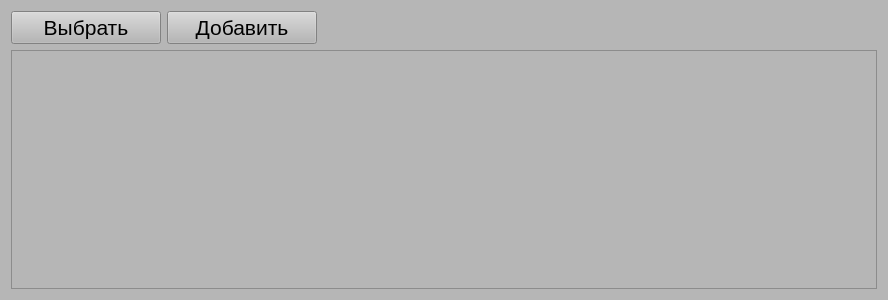
<?xml version="1.0" encoding="UTF-8"?>
<ui version="4.0">
 <class>Form</class>
 <widget class="QWidget" name="Form">
  <property name="geometry">
   <rect>
    <x>0</x>
    <y>0</y>
    <width>888</width>
    <height>300</height>
   </rect>
  </property>
  <property name="windowTitle">
   <string>Form</string>
  </property>
  <property name="styleSheet">
   <string notr="true">background-color: rgb(182, 182, 182);
font: 16pt &quot;Arial&quot;;</string>
  </property>
  <layout class="QHBoxLayout" name="horizontalLayout_2">
   <item>
    <layout class="QVBoxLayout" name="verticalLayout">
     <item>
      <layout class="QHBoxLayout" name="horizontalLayout">
       <item>
        <widget class="QPushButton" name="Select">
         <property name="minimumSize">
          <size>
           <width>150</width>
           <height>0</height>
          </size>
         </property>
         <property name="font">
          <font>
           <family>Arial</family>
           <pointsize>16</pointsize>
           <italic>false</italic>
           <bold>false</bold>
          </font>
         </property>
         <property name="text">
          <string>Выбрать</string>
         </property>
        </widget>
       </item>
       <item>
        <widget class="QPushButton" name="Add">
         <property name="minimumSize">
          <size>
           <width>150</width>
           <height>0</height>
          </size>
         </property>
         <property name="font">
          <font>
           <family>Arial</family>
           <pointsize>16</pointsize>
           <italic>false</italic>
           <bold>false</bold>
          </font>
         </property>
         <property name="text">
          <string>Добавить</string>
         </property>
        </widget>
       </item>
       <item>
        <spacer name="horizontalSpacer_2">
         <property name="orientation">
          <enum>Qt::Orientation::Horizontal</enum>
         </property>
         <property name="sizeType">
          <enum>QSizePolicy::Policy::Expanding</enum>
         </property>
         <property name="sizeHint" stdset="0">
          <size>
           <width>25</width>
           <height>20</height>
          </size>
         </property>
        </spacer>
       </item>
      </layout>
     </item>
     <item>
      <widget class="QTableWidget" name="Table">
       <property name="font">
        <font>
         <family>Arial</family>
         <pointsize>16</pointsize>
         <italic>false</italic>
         <bold>false</bold>
        </font>
       </property>
       <property name="editTriggers">
        <set>QAbstractItemView::EditTrigger::NoEditTriggers</set>
       </property>
       <property name="selectionMode">
        <enum>QAbstractItemView::SelectionMode::SingleSelection</enum>
       </property>
       <property name="selectionBehavior">
        <enum>QAbstractItemView::SelectionBehavior::SelectRows</enum>
       </property>
       <property name="textElideMode">
        <enum>Qt::TextElideMode::ElideNone</enum>
       </property>
       <attribute name="horizontalHeaderVisible">
        <bool>true</bool>
       </attribute>
       <attribute name="horizontalHeaderMinimumSectionSize">
        <number>60</number>
       </attribute>
       <attribute name="horizontalHeaderDefaultSectionSize">
        <number>200</number>
       </attribute>
       <attribute name="verticalHeaderVisible">
        <bool>false</bool>
       </attribute>
      </widget>
     </item>
    </layout>
   </item>
  </layout>
 </widget>
 <resources/>
 <connections/>
</ui>
